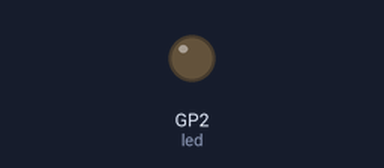
Bench run of a program on a simulated Raspberry Pi Pico running MicroPython. On the bench: output pins drawn as LEDs (lit = HIGH). At 0.4 s the program stops and its outputs stay as they are.

Above: at 0.3 s.
Timing chart, 0 to 1.8 s (numbered marks = the images above):
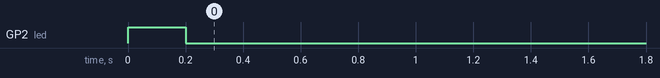

Measured:
- by itself, GP2 (led): LOW → HIGH at 0.00 s, → LOW 0.20 s later

The program:

blink2.py
```python
# this program simply turn on and off once at it is not on a loop.
from machine import Pin
from utime import sleep_ms
led=Pin(2,Pin.OUT)
led.on()   # check your microcontroller support on() commend or not by running dir(pin)
sleep_ms(200)
led.off()
sleep_ms(200)
```
